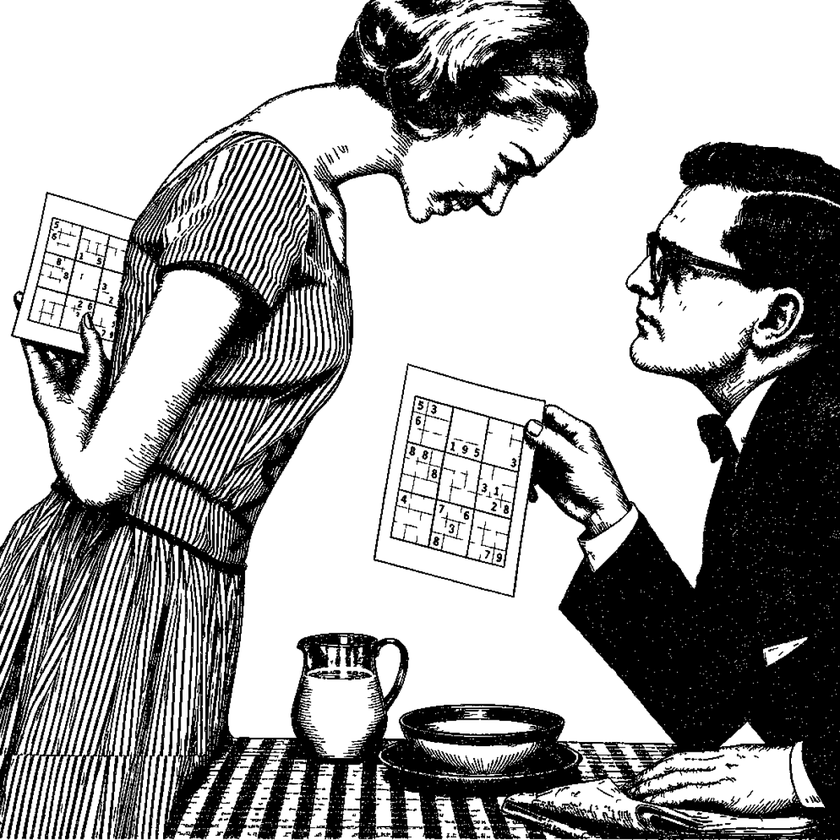
#> input picture skills/sudoku-image-style/assets/newsprint-roughness-reference.png, 840 x 840 px, shrunk from 1200 x 1200 before the run
$ python white2alpha.py ../assets/newsprint-roughness-reference.png ../assets/newsprint-roughness-reference.png
#> lines starting #> are read from the running program, lines starting #| are printed output that depends on the picture
#!/usr/bin/env python3
"""White background -> transparency via luminance-to-alpha mapping.
Keeps hairline strokes (no hard threshold). Usage: white2alpha.py <in> <out>"""
import sys
from PIL import Image

src, dst = sys.argv[1], sys.argv[2]
img = Image.open(src).convert("L")
# alpha = 255 - luminance (white->0 transparent, black->255 opaque)
alpha = img.point(lambda v: 255 - v)
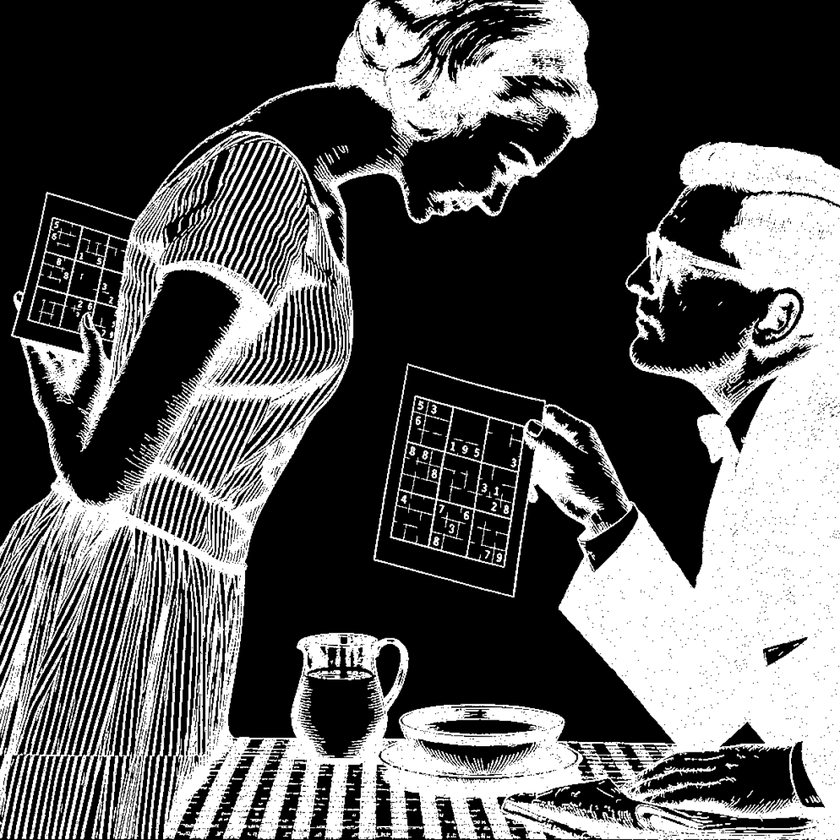
#> alpha: PIL image 840x840 L; min 0, max 255, mean 90.2
out = Image.new("RGBA", img.size, (0, 0, 0, 0))
#> out: PIL image 840x840 RGBA; every value is 0
out.putalpha(alpha)
# RGB channels: solid black (alpha carries the ink density)
out.save(dst)
print("saved", dst)
